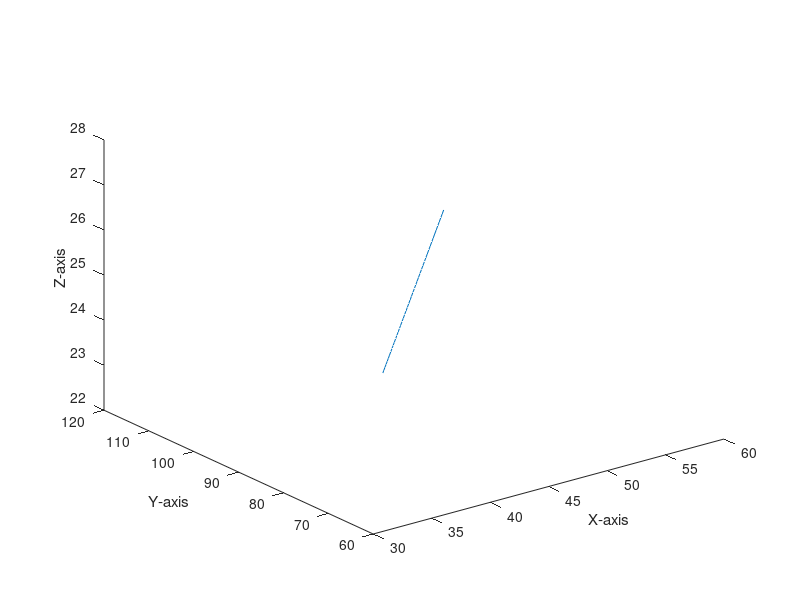

Recreate this plot in MATLAB.
clear;
clc;

%% Call Functions here

%[G,x,y,z,s,vx,vy,vz] = bankedTurn(0,0,0,5,6,7,14);

%% Example for how to get position vectors out of loop

theta = 0:360;
r=25;
center = [0 0 (0+r)];
vx=5;
vy=10;

zp = center(3)-r*sind(theta);
directionp = center(1) + r*cosd(theta);
angle = atan(vy/vx);
xp = directionp.*cos(angle);
yp=directionp.*sin(angle);

%% Example for Position of banked turn
r1 = 50;
theta1 = 0:45;
center1 = [(100+r) 100 100];
direction1p = center1(1)-r1*cosd(theta1); 
direction2p = center(2)+r1*sind(theta1);
x1p = direction1p.*cos(angle)+direction2p.*cos(angle);
y1p = direction2p.*sin(angle)+direction1p.*sin(angle);
z1p = center(3)*ones(1,length(theta1));

%% Plotting 
% no need to attatch position vectors, they don't need to be plotted with
% respect to time. 


figure (1)
plot3(x1p,y1p,z1p);
xlabel('X-axis');
ylabel('Y-axis');
zlabel('Z-axis');


%% Plot total Gs

